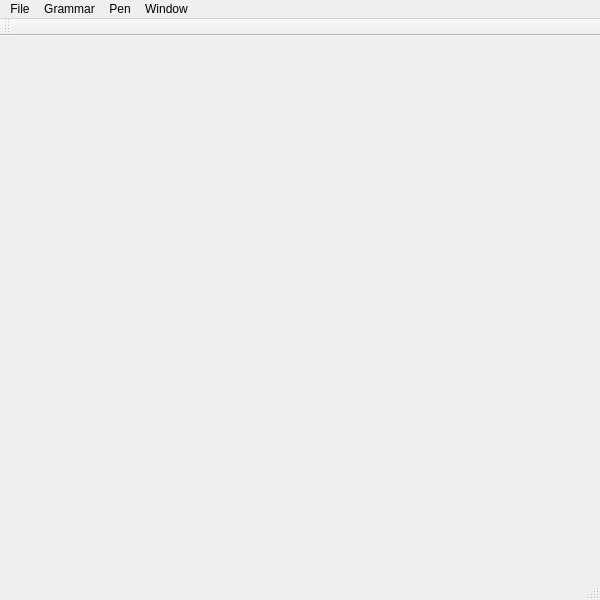
<?xml version="1.0" encoding="UTF-8"?>
<ui version="4.0">
 <class>MainWindowClass</class>
 <widget class="QMainWindow" name="MainWindowClass">
  <property name="geometry">
   <rect>
    <x>0</x>
    <y>0</y>
    <width>600</width>
    <height>600</height>
   </rect>
  </property>
  <property name="windowTitle">
   <string>MainWindow</string>
  </property>
  <widget class="QWidget" name="centralWidget"/>
  <widget class="QMenuBar" name="menuBar">
   <property name="geometry">
    <rect>
     <x>0</x>
     <y>0</y>
     <width>600</width>
     <height>21</height>
    </rect>
   </property>
   <widget class="QMenu" name="menuFile">
    <property name="title">
     <string>File</string>
    </property>
    <addaction name="actionNewSketch"/>
    <addaction name="actionLoadSketch"/>
    <addaction name="actionSaveSketch"/>
    <addaction name="separator"/>
    <addaction name="actionSaveImage"/>
    <addaction name="separator"/>
    <addaction name="actionExit"/>
   </widget>
   <widget class="QMenu" name="menuGrammar">
    <property name="title">
     <string>Grammar</string>
    </property>
    <addaction name="actionRandomGeneration"/>
    <addaction name="actionMCTS"/>
   </widget>
   <widget class="QMenu" name="menuPen">
    <property name="title">
     <string>Pen</string>
    </property>
    <widget class="QMenu" name="menuColor">
     <property name="title">
      <string>Color</string>
     </property>
     <addaction name="actionPenColorBranch"/>
     <addaction name="actionPenColorLeaf"/>
    </widget>
    <widget class="QMenu" name="menuWidth">
     <property name="title">
      <string>Width</string>
     </property>
     <addaction name="actionPenWidth20"/>
     <addaction name="actionPenWidth10"/>
     <addaction name="actionPenWidth5"/>
    </widget>
    <addaction name="menuColor"/>
    <addaction name="menuWidth"/>
   </widget>
   <widget class="QMenu" name="menuWindow">
    <property name="title">
     <string>Window</string>
    </property>
    <addaction name="actionOptions"/>
   </widget>
   <addaction name="menuFile"/>
   <addaction name="menuGrammar"/>
   <addaction name="menuPen"/>
   <addaction name="menuWindow"/>
  </widget>
  <widget class="QToolBar" name="mainToolBar">
   <attribute name="toolBarArea">
    <enum>TopToolBarArea</enum>
   </attribute>
   <attribute name="toolBarBreak">
    <bool>false</bool>
   </attribute>
  </widget>
  <widget class="QStatusBar" name="statusBar"/>
  <action name="actionNewSketch">
   <property name="text">
    <string>New Sketch</string>
   </property>
  </action>
  <action name="actionLoadSketch">
   <property name="text">
    <string>Load Sketch</string>
   </property>
  </action>
  <action name="actionSaveSketch">
   <property name="text">
    <string>Save Sketch</string>
   </property>
  </action>
  <action name="actionSaveImage">
   <property name="text">
    <string>Save Image</string>
   </property>
  </action>
  <action name="actionExit">
   <property name="text">
    <string>Exit</string>
   </property>
  </action>
  <action name="actionRandomGeneration">
   <property name="text">
    <string>Random Generation</string>
   </property>
  </action>
  <action name="actionMCTS">
   <property name="text">
    <string>MCTS</string>
   </property>
  </action>
  <action name="actionPenColorBranch">
   <property name="text">
    <string>Branch</string>
   </property>
  </action>
  <action name="actionPenColorLeaf">
   <property name="text">
    <string>Leaf</string>
   </property>
  </action>
  <action name="actionPenWidth20">
   <property name="text">
    <string>20</string>
   </property>
  </action>
  <action name="actionPenWidth10">
   <property name="text">
    <string>10</string>
   </property>
  </action>
  <action name="actionPenWidth5">
   <property name="text">
    <string>5</string>
   </property>
  </action>
  <action name="actionOptions">
   <property name="text">
    <string>Options</string>
   </property>
  </action>
 </widget>
 <layoutdefault spacing="6" margin="11"/>
 <resources>
  <include location="MainWindow.qrc"/>
 </resources>
 <connections/>
</ui>
